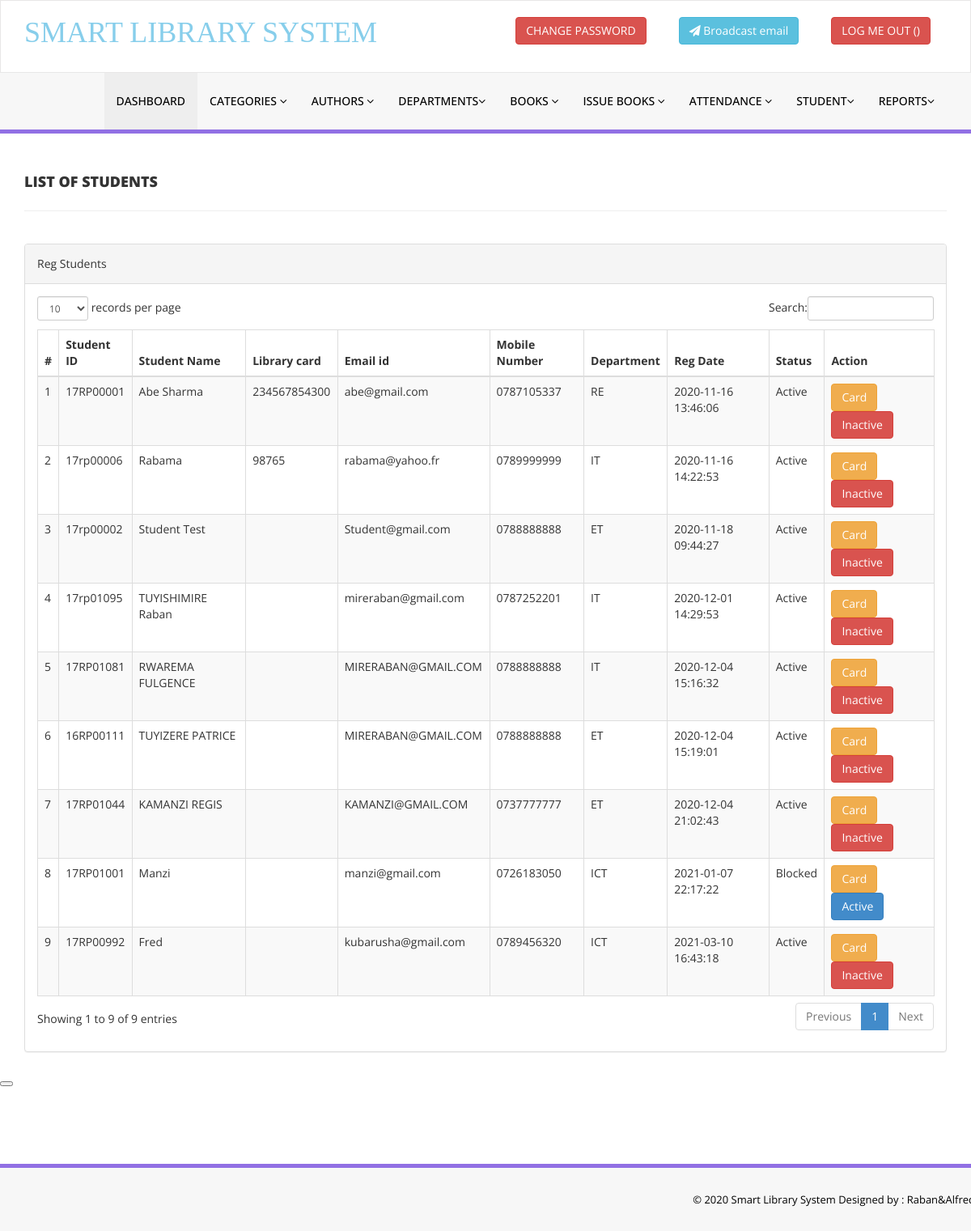
The app's page /admin/reg-students.php (signed in), older data.
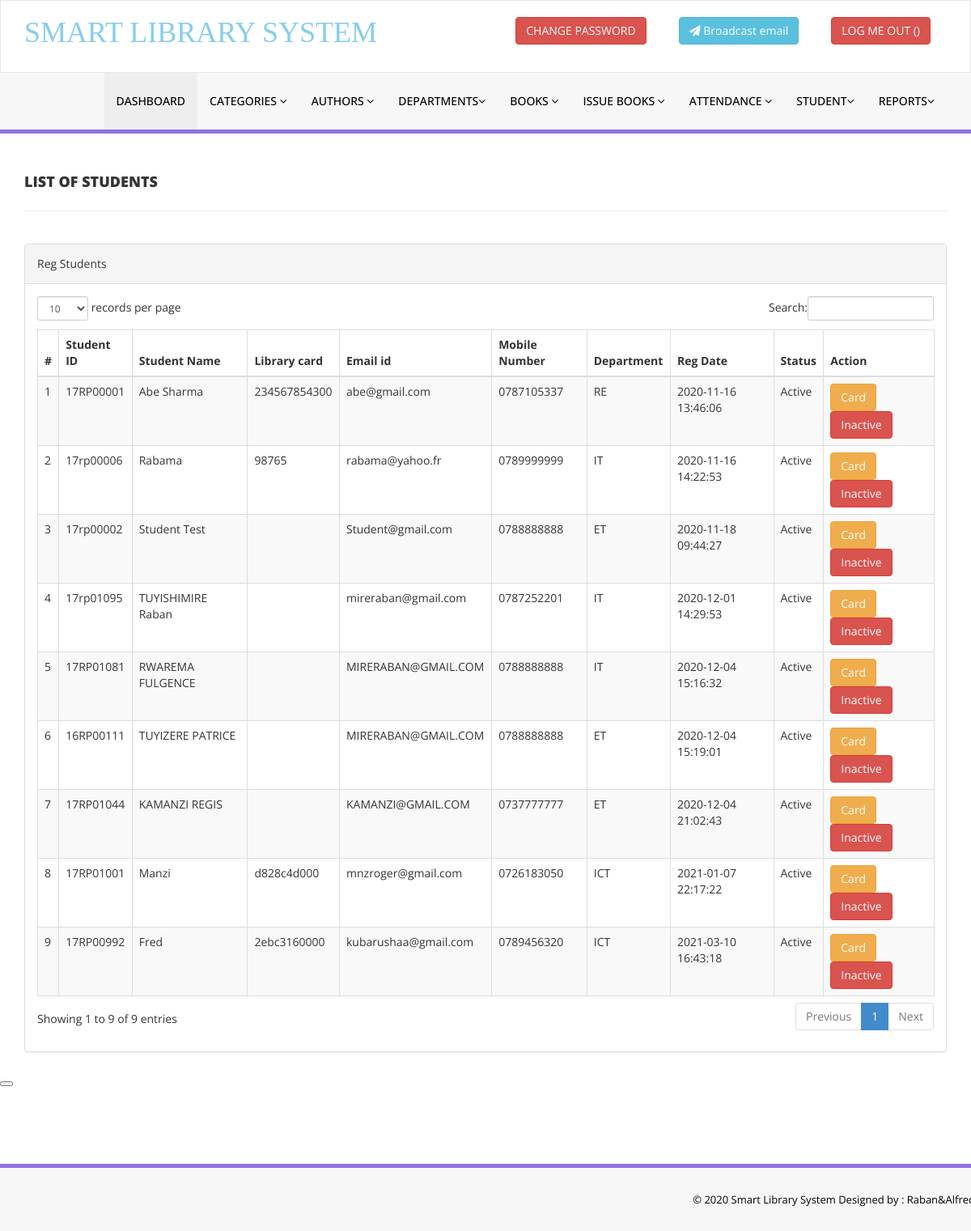
The same page, newer data.
### tables this page shows
CREATE TABLE `tblstudents` (
  `id` int(11) NOT NULL AUTO_INCREMENT,
  `StudentId` varchar(100) DEFAULT NULL,
  `FullName` varchar(120) DEFAULT NULL,
  `EmailId` varchar(120) DEFAULT NULL,
  `MobileNumber` char(11) DEFAULT NULL,
  `card` varchar(255) DEFAULT '',
  `Password` varchar(120) DEFAULT NULL,
  `Status` int(11) DEFAULT NULL,
  `RegDate` timestamp NULL DEFAULT CURRENT_TIMESTAMP,
  `UpdationDate` timestamp NULL DEFAULT NULL ON UPDATE CURRENT_TIMESTAMP,
  `Department` varchar(10) DEFAULT NULL,
  PRIMARY KEY (`id`),
  UNIQUE KEY `StudentId` (`StudentId`)
);

### admin/reg-students.php (the view, shortened to what this page needs)
<?php
include('includes/config.php');
if (strlen($_SESSION['alogin']) == 0) {
    header('location:index.php');
} else {
    ?>
    <!DOCTYPE html>
    <html xmlns="http://www.w3.org/1999/xhtml">
    <head>
        <link href="assets/css/bootstrap.css" rel="stylesheet"/>
        <link href="assets/css/font-awesome.css" rel="stylesheet"/>
        <link href="assets/js/dataTables/dataTables.bootstrap.css" rel="stylesheet"/>
        <link href="assets/css/style.css" rel="stylesheet"/>
    </head>
    <body>
    <?php include('includes/header.php'); ?>
    <div class="content-wrapper">
        <div class="container">
            <div class="row pad-botm">
                <div class="col-md-12">
                    <h4 class="header-line">List of Students</h4>
                </div>
            </div>
            <div class="row">
                <div class="col-md-12">
                    <div class="panel panel-default">
                        <div class="panel-heading">
                            Reg Students
                        </div>
                        <div class="panel-body">
                            <div class="table-responsive">
                                <table class="table table-striped table-bordered table-hover" id="dataTables-example">
                                    <thead>
                                    <tr>
                                        <th>#</th>
                                        <th>Student ID</th>
                                        <th>Student Name</th>
                                        <th>Library card</th>
                                        <th>Email id</th>
                                        <th>Mobile Number</th>
                                        <th>Department</th>
                                        <th>Reg Date</th>
                                        <th>Status</th>
                                        <th>Action</th>
                                    </tr>
                                    </thead>
                                    <tbody>
                                    <?php $sql = "SELECT * from tblstudents";
                                    $query = $dbh->prepare($sql);
                                    $query->execute();
                                    $results = $query->fetchAll(PDO::FETCH_OBJ);
                                    $cnt = 1;
                                    if ($query->rowCount() > 0) {
                                        foreach ($results as $result) { ?>
                                            <tr class="odd gradeX">
                                                <td class="center"><?php echo htmlentities($cnt); ?></td>
                                                <td class="center"><?php echo htmlentities($result->StudentId); ?></td>
                                                <td class="center"><?php echo htmlentities($result->FullName); ?></td>
                                                <td class="center"><?php echo htmlentities($result->card); ?></td>
                                                <td class="center"><?php echo htmlentities($result->EmailId); ?></td>
                                                <td class="center"><?php echo htmlentities($result->MobileNumber); ?></td>
                                                <td class="center"><?php echo htmlentities($result->Department); ?></td>
                                                <td class="center"><?php echo htmlentities($result->RegDate); ?></td>
                                                <td class="center"><?php if ($result->Status == 1) {
                                                        echo htmlentities("Active");
                                                    } else {
                                                        echo htmlentities("Blocked");
                                                    }
                                                    ?></td>
                                                <td class="center">
                                                    <button class="btn btn-warning" onclick="setCardData(this)"
                                                            data-id="<?= $result->id; ?>"
                                                            data-card="<?= $result->card; ?>"
                                                            data-name="<?= $result->FullName;?>">Card
                                                    </button>
                                                    <?php if ($result->Status == 1) {
                                                        ?>
                                                        <a href="reg-students.php?inid=<?php echo htmlentities($result->id); ?>"
                                                           onclick="return confirm('Are you sure you want to block this student?');"" >
                                                        <button class="btn btn-danger"> Inactive</button>
                                                    <?php } else { ?>
                                                        <a href="reg-students.php?id=<?php echo htmlentities($result->id); ?>"
                                                           onclick="return confirm('Are you sure you want to active this student?');"">
                                                        <button class="btn btn-primary"> Active</button>
                                                    <?php } ?>
                                                </td>
                                            </tr>
                                            <?php $cnt = $cnt + 1;
                                        }
                                    } ?>
                                    </tbody>
                                </table>
                            </div>
                        </div>
                    </div>
                </div>
            </div>
        </div>
        <button type="button" id="openmodal" data-toggle="modal" data-target="#cardModal"></button>
    </div>
    <?php include('includes/footer.php'); ?>
    </body>
    </html>
<?php } ?>

### admin/includes/header.php (shortened to what this page needs)
<div class="navbar navbar-inverse set-radius-zero" >
        <div class="container">
            <div class="navbar-header">
                <H1 style="font-family: Verdana;"><font color="Skyblue">SMART LIBRARY SYSTEM</font></H1>
            </div>
            <div class="right-div">
                <a href="logout.php" class="btn btn-danger pull-right">LOG ME OUT (<?= $_SESSION['name']; ?>)</a>
            </div>
            <div class="right-div">
                <button class="btn btn-info pull-right" data-toggle="modal" data-target="#emailModal"><i class="fa fa-send"></i> Broadcast email</button>
            </div>
            <div class="right-div">
                <a href="change-password.php" class="btn btn-danger pull-right">CHANGE PASSWORD</a>
            </div>
        </div>
    </div>
    <section class="menu-section">
        <div class="container">
            <div class="row">
                <div class="col-md-12">
                    <div class="navbar-collapse collapse ">
                        <ul id="menu-top" class="nav navbar-nav navbar-right">
                            <li><a href="dashboard.php" class="menu-top-active">DASHBOARD</a></li>
                            <li>
                                <a href="#" class="dropdown-toggle" id="ddlmenuItem" data-toggle="dropdown"> Categories <i class="fa fa-angle-down"></i></a>
                            </li>
                            <li>
                                <a href="#" class="dropdown-toggle" id="ddlmenuItem" data-toggle="dropdown"> Authors <i class="fa fa-angle-down"></i></a>
                            </li>
                            <li>
                                <a href="#" class="dropdown-toggle" id="ddlmenuItem" data-toggle="dropdown">Departments<i class="fa fa-angle-down"></i></a>
                            </li>
                           <li>
                                <a href="#" class="dropdown-toggle" id="ddlmenuItem" data-toggle="dropdown"> Books <i class="fa fa-angle-down"></i></a>
                            </li>
                           <li>
                                <a href="#" class="dropdown-toggle" id="ddlmenuItem" data-toggle="dropdown"> Issue Books <i class="fa fa-angle-down"></i></a>
                            </li>
                             <li>
                                <a href="#" class="dropdown-toggle" id="ddlmenuItem" data-toggle="dropdown"> Attendance <i class="fa fa-angle-down"></i></a>
                            </li>
                            <li>
                                <a href="#" class="dropdown-toggle" id="ddlmenuItem" data-toggle="dropdown">Student<i class="fa fa-angle-down"></i></a>
                            </li>
                            <li>
                                <a href="#" class="dropdown-toggle" id="ddlmenuItem" data-toggle="dropdown">Reports<i class="fa fa-angle-down"></i></a>
                            </li>
                        </ul>
                    </div>
                </div>
            </div>
        </div>
    </section>

### admin/includes/footer.php
<section class="footer-section">
     <div class="container">
         <div class="row">
             <div class="col-md-12">
                &copy; 2020 Smart Library System   Designed by : Raban&Alfred</a>
             </div>
         </div>
     </div>
 </section>

### admin/assets/css/style.css (style rules this page uses)
.set-radius-zero { border-radius:0px; -moz-border-radius:0px; -webkit-border-radius:0px; }
.content-wrapper { margin-top: 40px; min-height:800px; padding-bottom:90px; }
.header-line { font-weight:900; padding-bottom:25px; border-bottom:1px solid #eeeeee; text-transform:uppercase; }
.pad-botm { padding-bottom:30px; }
.right-div { float: right; padding: 20px; }
#menu-top a { color:#000; text-decoration:none; font-weight:500; padding: 25px 15px 25px 15px; text-transform:uppercase; }
.menu-section { background-color: #f7f7f7; border-bottom:5px solid #9170E4; width:100% }
.menu-top-active { background-color:#eeeeee; }
.navbar-inverse { background-color: #FFF; border-color: rgba(155, 153, 153, 0.23); }
.navbar { min-height: 90px; margin-bottom: 0px; }
.footer-section { padding:25px 50px 25px 50px; color:#000; font-size:13px; background-color: #f7f7f7; text-align:right; border-top:5px solid #9170E4; }

Row changes from the older to the newer data that the page shows:
changed tblstudents "17RP01001": card (not shown) → "d828c4d000"; EmailId "manzi@gmail.com" → "mnzroger@gmail.com"; Status "Active" → "Inactive"
changed tblstudents "17RP00992": card (not shown) → "2ebc3160000"; EmailId "kubarusha@gmail.com" → "kubarushaa@gmail.com"
